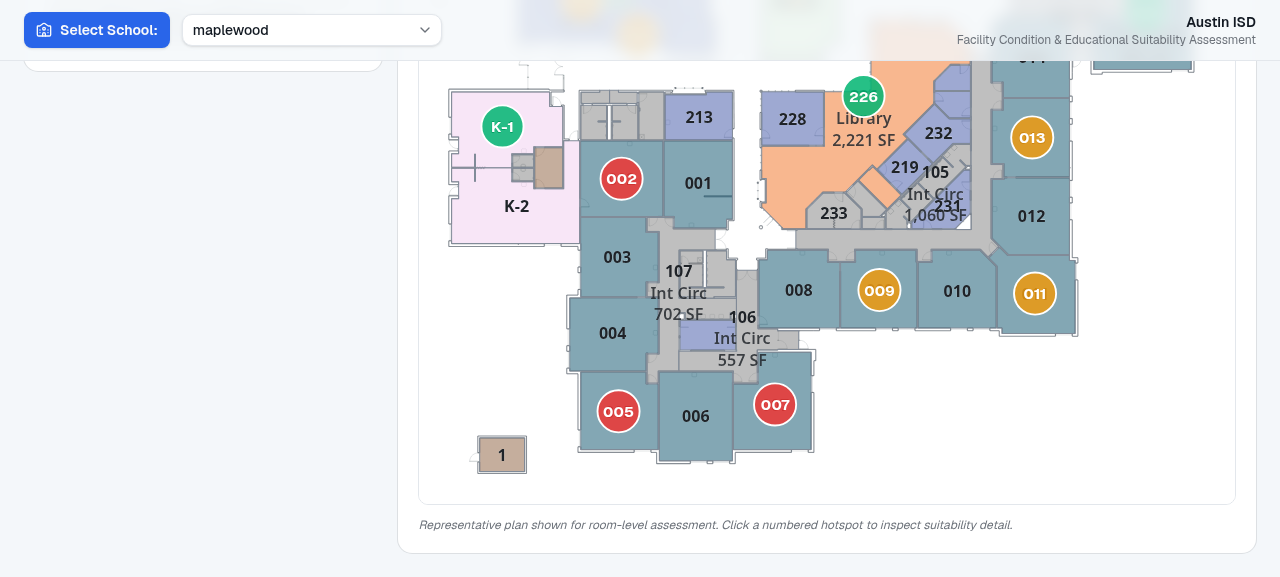
#> input picture 007-check.png, 1280 x 577 px
$ python vectorize-floor-plan.py ../007-check.png out.png
#> lines starting #> are read from the running program, lines starting #| are printed output that depends on the picture; after the words box and inside, x2 and y2 are one past the last pixel; in counts of white or black regions, pixels touching at a corner belong together
"""Trace room regions separated by wall lines into polygon.proom SVG."""
from __future__ import annotations

import sys
from pathlib import Path

import cv2
import numpy as np

MIN_AREA = 250
SIMPLIFY_EPS = 1.2
WALL_DILATE = 2


def wall_mask(bgr: np.ndarray) -> np.ndarray:
    gray = cv2.cvtColor(bgr, cv2.COLOR_BGR2GRAY)
    # Thin white wall strokes and labels.
    walls = (gray > 175).astype(np.uint8) * 255
    kernel = cv2.getStructuringElement(cv2.MORPH_RECT, (3, 3))
    walls = cv2.dilate(walls, kernel, iterations=WALL_DILATE)
    return walls


def room_mask(bgr: np.ndarray) -> np.ndarray:
    gray = cv2.cvtColor(bgr, cv2.COLOR_BGR2GRAY)
    hsv = cv2.cvtColor(bgr, cv2.COLOR_BGR2HSV)

    walls = wall_mask(bgr)
    colored = (gray > 30) & (gray < 245) & (hsv[:, :, 1] > 30)
    interior = colored & (walls == 0)
    mask = interior.astype(np.uint8) * 255

    kernel = cv2.getStructuringElement(cv2.MORPH_RECT, (3, 3))
    mask = cv2.morphologyEx(mask, cv2.MORPH_OPEN, kernel, iterations=1)
    return mask


def dominant_fill(bgr: np.ndarray, contour: np.ndarray) -> str:
    mask = np.zeros(bgr.shape[:2], dtype=np.uint8)
    cv2.drawContours(mask, [contour], -1, 255, -1)
    pixels = bgr[mask == 255]
    if len(pixels) == 0:
        return "#1e3a5f"
    med = np.median(pixels, axis=0).astype(int)
    return f"#{med[2]:02x}{med[1]:02x}{med[0]:02x}"


def contour_to_points(contour: np.ndarray) -> str:
    pts = contour.reshape(-1, 2)
    return " ".join(f"{x:.1f},{y:.1f}" for x, y in pts)


def build_svg(width: int, height: int, polygons: list[tuple[str, str]]) -> str:
    body = "\n".join(
        f'  <polygon class="proom" data-i="{i}" fill="{fill}" points="{pts}"/>'
        for i, (pts, fill) in enumerate(polygons)
    )
    return f"""<svg id="planSvg" viewBox="0 0 {width} {height}" preserveAspectRatio="xMidYMid meet" xmlns="http://www.w3.org/2000/svg" width="{width}" height="{height}">
<style>.proom{{stroke:#c8d0da;stroke-width:0.6;vector-effect:non-scaling-stroke;fill-opacity:0.95}}</style>
<rect x="0" y="0" width="{width}" height="{height}" fill="#000000"/>
<g id="planRooms">
{body}
</g>
</svg>
"""


def vectorize(input_path: Path, output_path: Path) -> int:
    bgr = cv2.imread(str(input_path), cv2.IMREAD_COLOR)
#> bgr is the input picture: shape (577, 1280, 3); mean B, G, R 233.3, 230.2, 226.8
    if bgr is None:
        raise SystemExit(f"Could not read {input_path}")

    height, width = bgr.shape[:2]
#> height = 577; width = 1280
    mask = room_mask(bgr)
#> in room_mask, `gray = cv2.cvtColor(bgr, cv2.COLOR_BGR2GRAY)`:
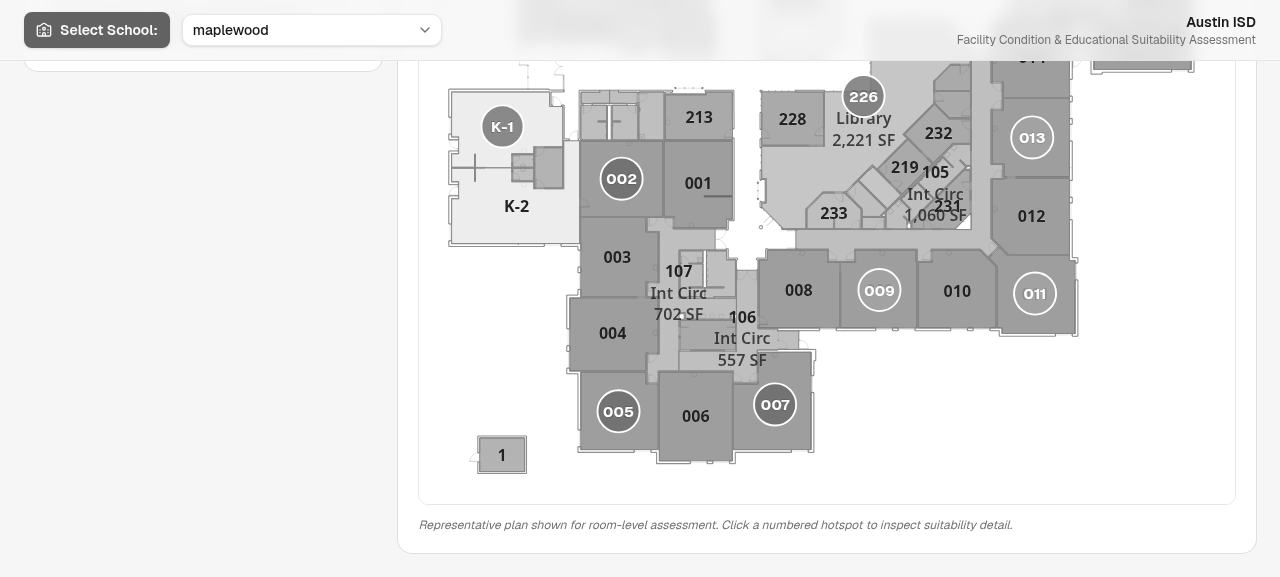
#> gray: shape (577, 1280); min 24, max 255, mean 229.4
#> in room_mask, `hsv = cv2.cvtColor(bgr, cv2.COLOR_BGR2HSV)`: hsv: shape (577, 1280, 3); mean H, S, V 61.4, 17.5, 237.1
#> in wall_mask, `walls = (gray > 175).astype(np.uint8) * 255`:
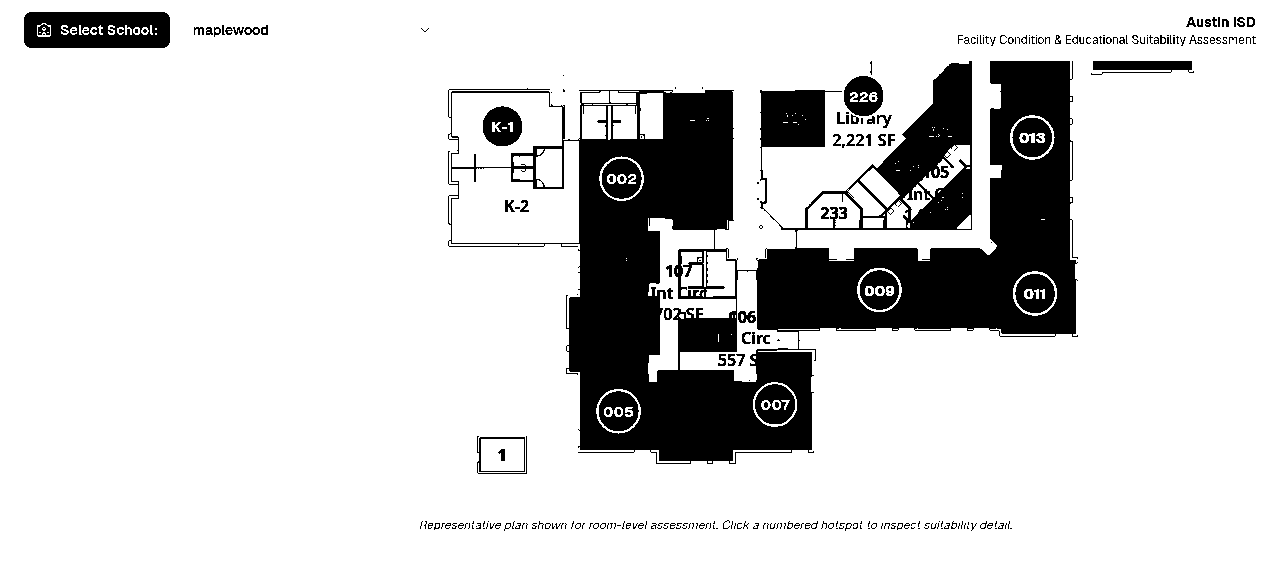
#> walls: shape (577, 1280); 83.9% white; 282 black regions (197 under 20 px), largest, box (x1, y1, x2, y2) and area: (448, 61, 1078, 464) 99709, (24, 12, 170, 48) 4678, (483, 106, 522, 146) 1147
#> in wall_mask, `walls = cv2.dilate(walls, kernel, iterations=WALL_DILATE)`: walls: shape (577, 1280); 87.9% white; 26 black regions (6 under 20 px), largest, box (x1, y1, x2, y2) and area: (571, 92, 810, 459) 39644, (758, 63, 1074, 332) 31414, (880, 65, 970, 196) 4732
#> in room_mask, `colored = (gray > 30) & (gray < 245) & (hsv[:, :, 1] > 30)`: colored: shape (577, 1280) bool; 16.9% white; 130 white regions (88 under 20 px), largest, box (x1, y1, x2, y2) and area: (451, 90, 812, 461) 43688, (757, 61, 1076, 334) 34621, (761, 61, 972, 230) 25155
#> in room_mask, `interior = colored & (walls == 0)`: interior: shape (577, 1280) bool; 12.1% white; 27 white regions (7 under 20 px), largest, box (x1, y1, x2, y2) and area: (571, 92, 810, 459) 39643, (758, 63, 1074, 332) 31413, (880, 65, 970, 195) 4695
#> in room_mask, `mask = cv2.morphologyEx(mask, cv2.MORPH_OPEN, kernel, iterations=1)`:
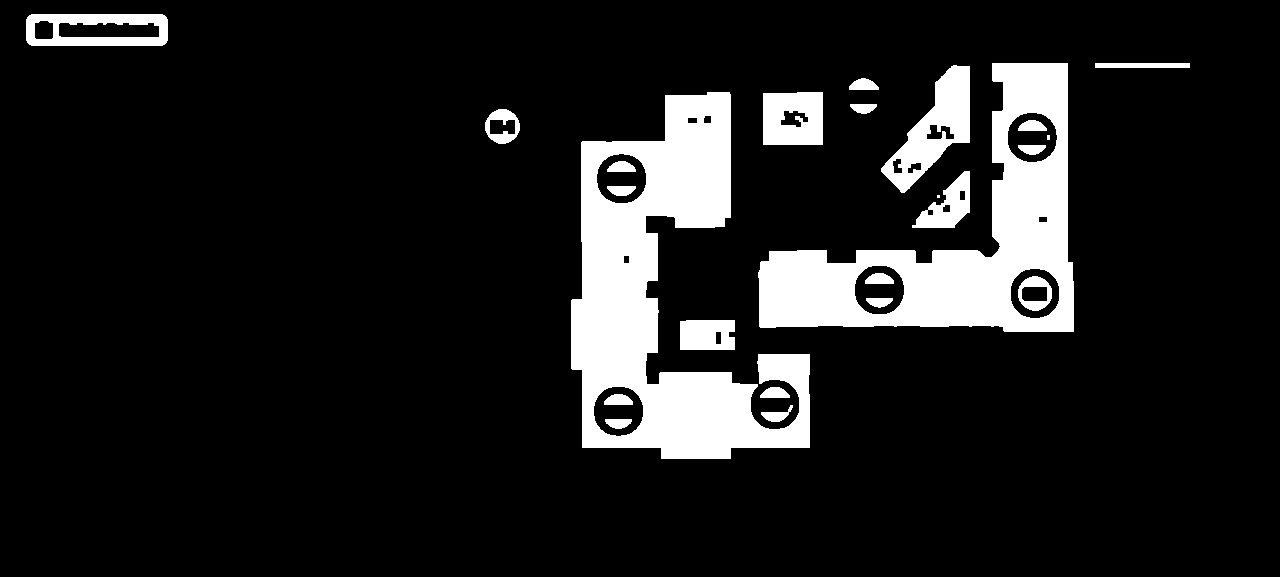
#> mask: shape (577, 1280); 12.1% white; 24 white regions (2 under 20 px), largest, box (x1, y1, x2, y2) and area: (571, 92, 810, 459) 39637, (758, 63, 1074, 332) 31413, (881, 65, 970, 193) 4659

    num, labels, stats, _ = cv2.connectedComponentsWithStats(mask, connectivity=8)
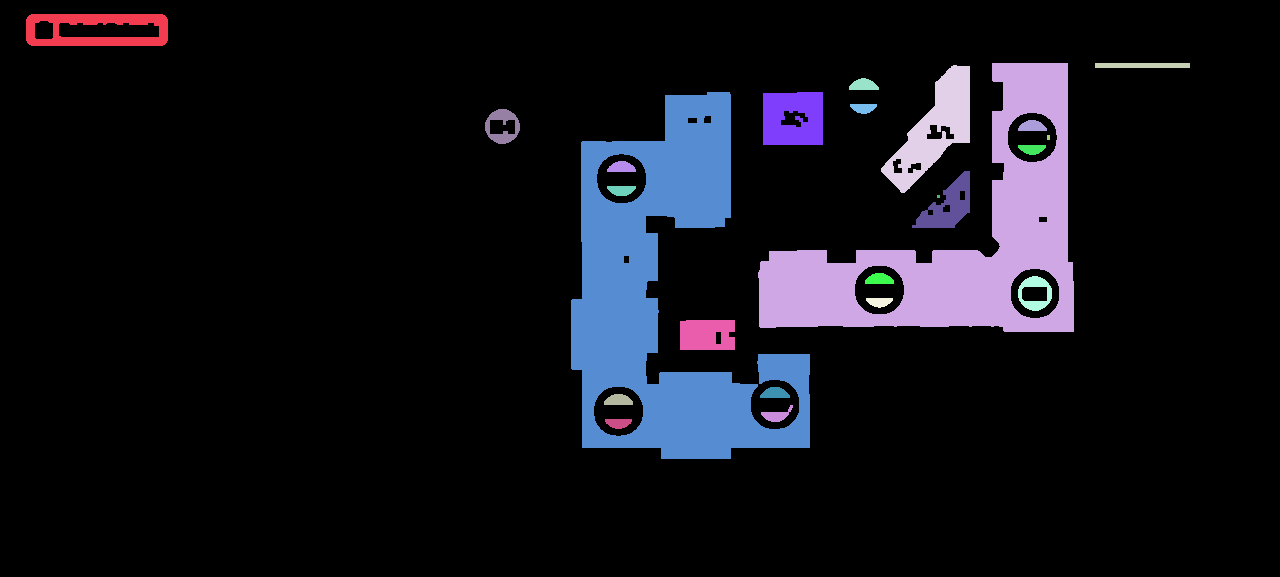
#> labels: shape (577, 1280) int32; 25 distinct labels, from 0 to 24; one colour per label, 0 black
#> num = 25; stats = 25 rows, first 6: [0, 0, 1280, 577, 649411], [26, 14, 142, 32, 2913], [758, 63, 316, 269, 31413], [1095, 63, 95, 5, 475], [881, 65, 89, 128, 4659], [849, 78, 30, 12, 265]
    polygons: list[tuple[str, str, float]] = []

    for label in range(1, num):
        area = stats[label, cv2.CC_STAT_AREA]
        if area < MIN_AREA:
            continue
        component = (labels == label).astype(np.uint8) * 255
        contours, _ = cv2.findContours(component, cv2.RETR_EXTERNAL, cv2.CHAIN_APPROX_SIMPLE)
        for contour in contours:
            c_area = cv2.contourArea(contour)
            if c_area < MIN_AREA:
                continue
            approx = cv2.approxPolyDP(contour, SIMPLIFY_EPS, True)
            if len(approx) < 3:
                continue
            pts = contour_to_points(approx)
            fill = dominant_fill(bgr, contour)
            polygons.append((pts, fill, c_area))
#> this loop made 24 passes
#> area on passes 5, 8, 10, 12, 13, 15, 17, 19, 21, 22, 23, 24: 265, 203, 244, 211, 244, 228, 252, 197, 252, 254, 240, 208
#> area on passes 1, 2, 4, 6, 7, 9: 2913, 31413, 4659, 39637, 2884, 632
#> pass 1, in vectorize, `component = (labels == label).astype(np.uint8) * 255`:
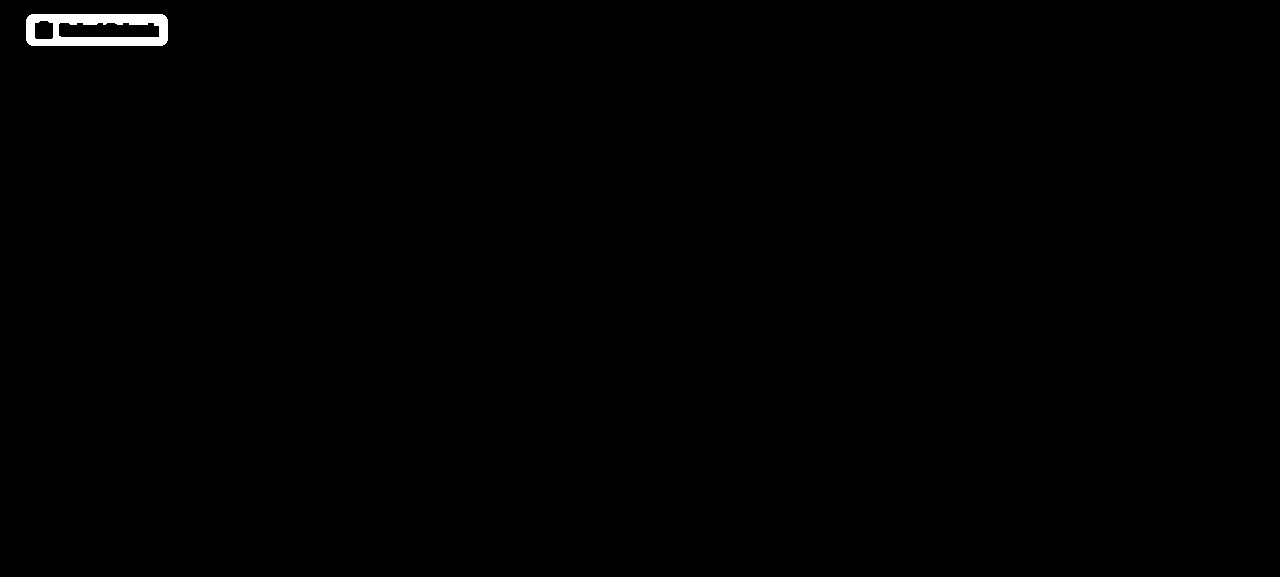
#> component: shape (577, 1280); 0.39% white; 1 white region, box (x1, y1, x2, y2) and area: (26, 14, 168, 46) 2913
#> pass 3, in vectorize, `component = (labels == label).astype(np.uint8) * 255`:
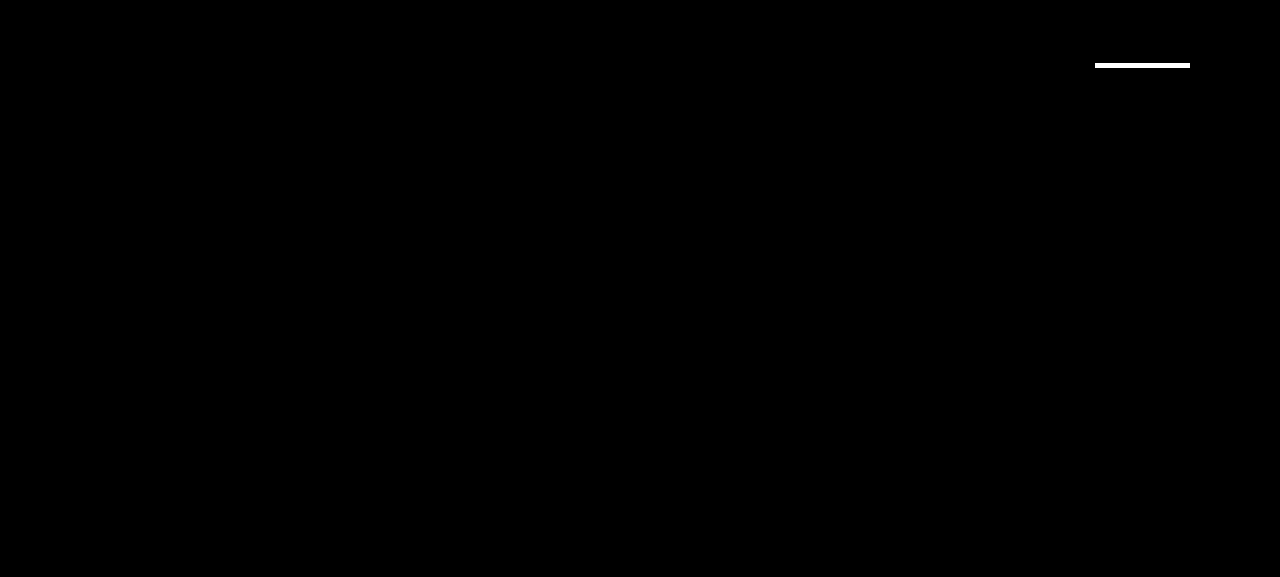
#> component: shape (577, 1280); 0.06% white; 1 white region, box (x1, y1, x2, y2) and area: (1095, 63, 1190, 68) 475
#> after the loop: component: shape (577, 1280); 0.03% white; 1 white region, box (x1, y1, x2, y2) and area: (604, 394, 633, 405) 254
#> after the loop, polygons = 10 items

    # Largest regions first for stable ids.
    polygons.sort(key=lambda p: -p[2])
    svg = build_svg(width, height, [(p, f) for p, f, _ in polygons])
    output_path.write_text(svg, encoding="utf-8")
    return len(polygons)


if __name__ == "__main__":
    src = Path(sys.argv[1]) if len(sys.argv) > 1 else Path("public/MaplewoodES_plan.png")
    dst = Path(sys.argv[2]) if len(sys.argv) > 2 else Path("public/MaplewoodES_plan.svg")
    count = vectorize(src, dst)
#> count = 10
    print(f"Wrote {count} room polygons to {dst}")
#| Wrote 10 room polygons to out.png
